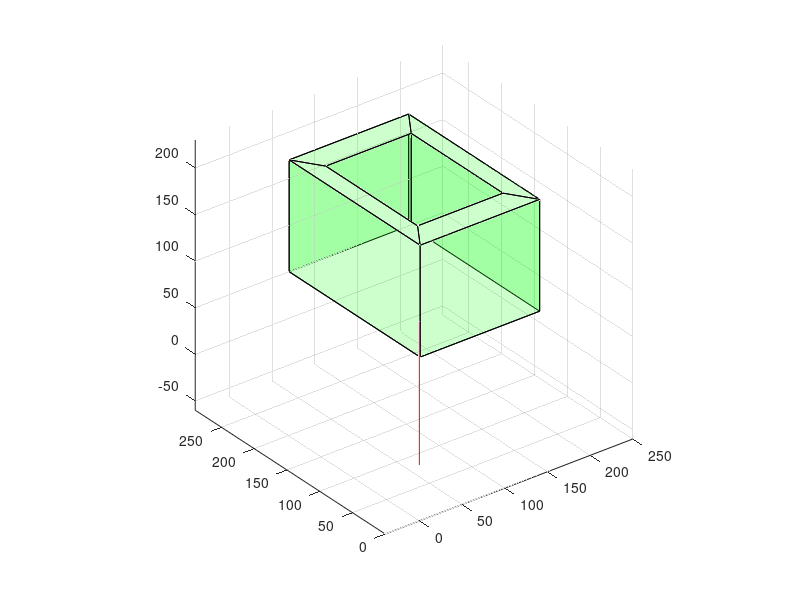

Recreate this plot in MATLAB. (Note: this script raises an error after producing the figure.)
% rcim 与 qdistance效果对比
% rcim算法
clear;
clc;
close all;
dbclear all;

%% 定义连杆的两端点
p1 = [0 0 0];
p2 = [0 0 154];
link = [p1;p2];
%% groov-type obstacle
o1=[70 90 170];
o2=[70 290 170];
o3=[210 290 170];
o4=[210 90 170];
o5=[70 90 50];
o6=[70 290 50];
o7=[210 290 50];
o8=[210 90 50];
o9=[90 120 170];
o10=[90 260 170];
o11=[190 260 170];
o12=[190 120 170];
o13=[90 120 70];
o14=[90 260 70];
o15=[190 260 70];
o16=[190 120 70];
% 顶点
vertexes = [o1;o2;o3;o4;o5;o6;o7;o8;o9;o10;o11;o12;o13;o14;o15;o16];
% 面
faces = {[1 4 12 9]
    [1 2 10 9]
    [2 3 11 10]
    [4 3 11 12]
    [4 8 7 3]
    [3 7 6 2]
    [2 6 5 1]
    [1 5 8 4]
    [12 9 13 16]
    [9 13 14 10]
    [10 14 15 11]
    [11 15 16 12]
    [8 7 6 5]
    [13 14 15 16]};
%% 图形展示
plot3([p1(:,1),p2(:,1)],[p1(:,2),p2(:,2)],[p1(:,3) p2(:,3)],'r-')
hold on
grid on
axis equal
for i = 1 : 14
h = patch(vertexes(faces{i,:},1),vertexes(faces{i,:},2),vertexes(faces{i,:},3),'g');
set(h,'facealpha',0.2);
end

tic
dist = pdist(link,80,vertexes,faces,50);
toc